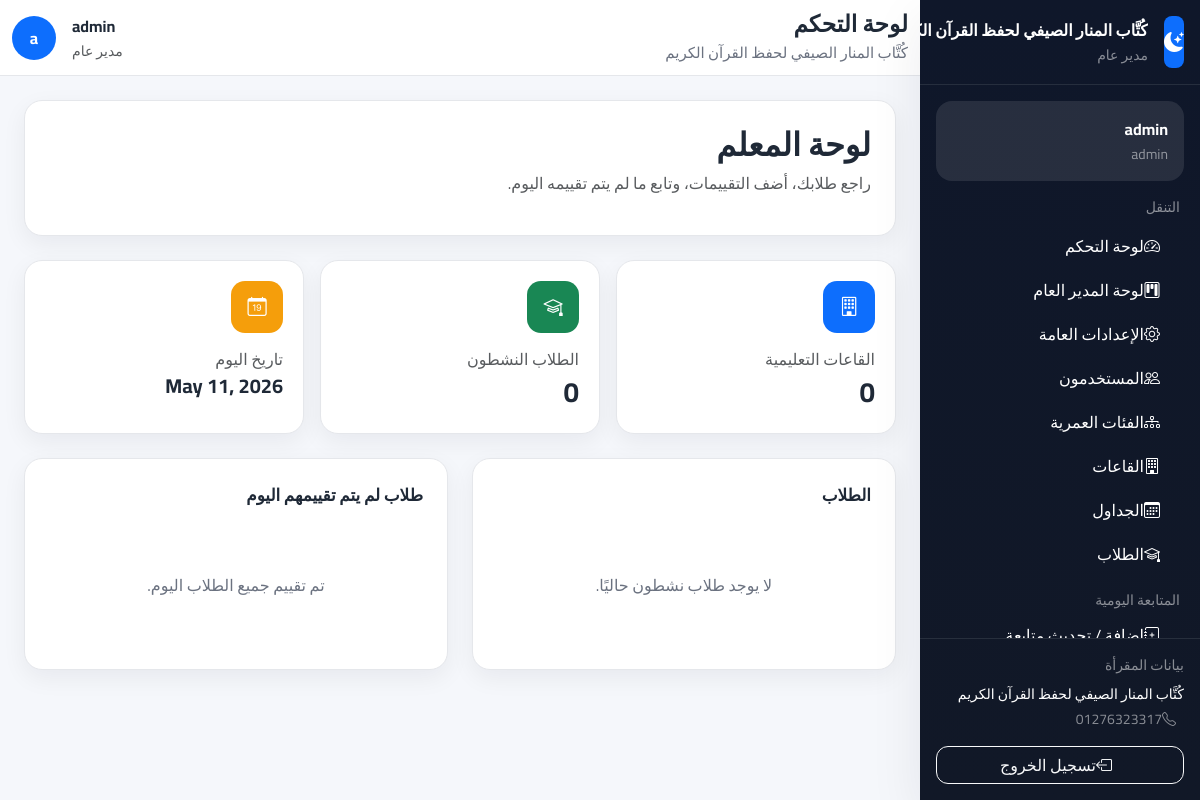
Screenshot of /accounts/d/teacher/ (signed in) with the database file from the repository.
### accounts/models.py (models this page shows, shortened)
class SiteSettings(models.Model):
    name = models.CharField(max_length=200, default='مقرأة القرآن الكريم', verbose_name='اسم المقرأة')
    logo = models.ImageField(upload_to='settings/', blank=True, null=True, verbose_name='الشعار')
    address = models.CharField(max_length=300, blank=True, verbose_name='العنوان')
    phone = models.CharField(max_length=20, blank=True, verbose_name='الهاتف')
    email = models.EmailField(blank=True, verbose_name='البريد الإلكتروني')
    description = models.TextField(blank=True, verbose_name='نبذة عن المقرأة')
    allow_registration = models.BooleanField(default=True, verbose_name='السماح بالتسجيل')
    auto_assign_halls = models.BooleanField(default=True, verbose_name='التسكين التلقائي')
    max_age_limit = models.PositiveIntegerField(default=15, verbose_name='الحد الأقصى للسن')
    min_age_limit = models.PositiveIntegerField(default=3, verbose_name='الحد الأدنى للسن')
    attendance_start_time = models.TimeField(default='08:00', verbose_name='وقت بداية الحضور')
    late_threshold_minutes = models.PositiveIntegerField(default=15, verbose_name='دقائق التأخير')
    facebook = models.URLField(blank=True, verbose_name='فيسبوك')
    whatsapp = models.CharField(max_length=20, blank=True, verbose_name='واتساب')
    updated_at = models.DateTimeField(auto_now=True)
    updated_by = models.ForeignKey(
        User,
        on_delete=models.SET_NULL,
        null=True,
        blank=True,
        verbose_name='آخر تعديل بواسطة'
    )
    @classmethod
    def get_settings(cls):
        obj, _ = cls.objects.get_or_create(pk=1)
        return obj
    class Meta:
        verbose_name = 'إعدادات الموقع'
        verbose_name_plural = 'إعدادات الموقع'

class User(AbstractUser):
    ROLE_GENERAL_MANAGER = 'general_manager'
    ROLE_GENERAL_SUPERVISOR = 'general_supervisor'
    ROLE_HALL_SUPERVISOR = 'hall_supervisor'
    ROLE_TEACHER = 'teacher'
    ROLE_PARENT = 'parent'
    ROLES = [
        (ROLE_GENERAL_MANAGER, 'مدير عام'),
        (ROLE_GENERAL_SUPERVISOR, 'مشرف عام'),
        (ROLE_HALL_SUPERVISOR, 'مشرف قاعات'),
        (ROLE_TEACHER, 'معلم'),
        (ROLE_PARENT, 'ولي أمر'),
    ]
    role = models.CharField(
        max_length=30,
        choices=ROLES,
        default=ROLE_PARENT,
        verbose_name='الدور الوظيفي'
    )
    phone = models.CharField(
        max_length=20,
        blank=True,
        null=True,
        verbose_name='رقم الهاتف'
    )
    profile_picture = models.ImageField(
        upload_to='profiles/',
        blank=True,
        null=True,
        verbose_name='الصورة الشخصية'
    )
    can_manage_users = models.BooleanField(default=False, verbose_name='إدارة المستخدمين')
    can_manage_halls = models.BooleanField(default=False, verbose_name='إدارة القاعات')
    can_manage_students = models.BooleanField(default=False, verbose_name='إدارة الطلاب')
    can_manage_attendance = models.BooleanField(default=False, verbose_name='إدارة الحضور')
    can_manage_evaluations = models.BooleanField(default=False, verbose_name='إدارة التقييمات')
    can_manage_settings = models.BooleanField(default=False, verbose_name='إدارة الإعدادات')
    @property
    def is_general_manager(self):
        return self.role == self.ROLE_GENERAL_MANAGER
    @property
    def is_general_supervisor(self):
        return self.role == self.ROLE_GENERAL_SUPERVISOR
    @property
    def is_hall_supervisor(self):
        return self.role == self.ROLE_HALL_SUPERVISOR
    @property
    def is_teacher(self):
        return self.role == self.ROLE_TEACHER
    @property
    def is_parent(self):
        return self.role == self.ROLE_PARENT
    class Meta:
        verbose_name = 'مستخدم'
        verbose_name_plural = 'المستخدمون'

### accounts/views_dashboard.py (the view)
class TeacherDashboard(TeacherRequiredMixin, View):
    def get(self, request):
        today = date.today()
        my_halls    = Hall.objects.filter(teacher=request.user)
        my_students = Student.objects.filter(
            hall__in=my_halls,
            status='active'
        ).select_related('hall')
        context = {
            'my_halls':       my_halls,
            'my_students':    my_students,
            'total_students': my_students.count(),
            'today':          today,
            'not_evaluated_today': my_students.exclude(
                evaluations__date=today
            ),
        }
        return render(request, 'dashboard/teacher.html', context)

### accounts/context_processors.py (called while the page is built)
def user_role_context(request):
    if not request.user.is_authenticated:
        return {}
    user = request.user
    return {
        'is_general_manager':    user.is_general_manager,
        'is_general_supervisor': user.is_general_supervisor,
        'is_hall_supervisor':    user.is_hall_supervisor,
        'is_teacher':            user.is_teacher,
        'is_parent':             user.is_parent,
        'user_role_display':     user.get_role_display(),
    }

def site_settings(request):
    settings = SiteSettings.get_settings()
    return {
        'SITE_NAME':        settings.name,
        'SITE_LOGO':        settings.logo,
        'SITE_PHONE':       settings.phone,
        'SITE_SETTINGS':    settings,
        'ALLOW_REGISTRATION': settings.allow_registration,
    }

### accounts/permissions.py (called while the page is built)
    def test_func(self):
        user = self.request.user
        return user.is_authenticated and (
            user.is_general_manager or
            user.is_general_supervisor or
            user.is_teacher
        )

### templates/dashboard/teacher.html (shortened to what this page needs)
{% extends "base.html" %}
{% block content %}
<div class="page-card p-4 mb-4">
    <h2 class="fw-bold mb-2">لوحة المعلم</h2>
    <p class="text-muted mb-3">
        راجع طلابك، أضف التقييمات، وتابع ما لم يتم تقييمه اليوم.
    </p>
</div>
<div class="row g-3 mb-4">
    <div class="col-md-4">
        <div class="stat-card">
            <div class="stat-icon bg-primary"><i class="bi bi-building"></i></div>
            <div class="text-muted">القاعات التعليمية</div>
            <div class="fs-3 fw-bold">{{ my_halls.count }}</div>
        </div>
    </div>
    <div class="col-md-4">
        <div class="stat-card">
            <div class="stat-icon bg-success"><i class="bi bi-mortarboard"></i></div>
            <div class="text-muted">الطلاب النشطون</div>
            <div class="fs-3 fw-bold">{{ total_students }}</div>
        </div>
    </div>
    <div class="col-md-4">
        <div class="stat-card">
            <div class="stat-icon" style="background:#f59e0b;"><i class="bi bi-calendar-date"></i></div>
            <div class="text-muted">تاريخ اليوم</div>
            <div class="fw-bold fs-5">{{ today }}</div>
        </div>
    </div>
</div>
<div class="row g-4">
    <div class="col-lg-6">
        <div class="page-card p-4 h-100">
            <div class="section-title">الطلاب</div>
            {% if my_students %}
                <ul class="list-group list-group-flush">
                    {% for student in my_students|slice:":10" %}
                        <li class="list-group-item px-0 d-flex justify-content-between align-items-center">
                            <span>{{ student.get_full_name }}</span>
                            <small class="text-muted">{% if student.hall %}{{ student.hall.name }}{% endif %}</small>
                        </li>
                    {% endfor %}
                </ul>
            {% else %}
                <div class="empty-state">لا يوجد طلاب نشطون حاليًا.</div>
            {% endif %}
        </div>
    </div>
    <div class="col-lg-6">
        <div class="page-card p-4 h-100">
            <div class="section-title">طلاب لم يتم تقييمهم اليوم</div>
            {% if not_evaluated_today %}
                <ul class="list-group list-group-flush">
                    {% for student in not_evaluated_today|slice:":10" %}
                        <li class="list-group-item px-0 d-flex justify-content-between align-items-center">
                            <span>{{ student.get_full_name }}</span>
                            <a href="{% url 'evaluations:evaluate' student.pk %}" class="btn btn-sm btn-outline-primary">تقييم</a>
                        </li>
                    {% endfor %}
                </ul>
            {% else %}
                <div class="empty-state">تم تقييم جميع الطلاب اليوم.</div>
            {% endif %}
        </div>
    </div>
</div>
{% endblock %}

### templates/partials/sidebar.html (shortened to what this page needs)
<aside class="sidebar d-flex flex-column" id="appSidebar">
    <div class="p-3 border-bottom border-secondary border-opacity-25">
        <div class="d-flex align-items-center gap-3">
            {% if SITE_LOGO and SITE_LOGO.url %}
                <img src="{{ SITE_LOGO.url }}" alt="{{ SITE_NAME }}" class="rounded-3"
                     width="52" height="52" style="object-fit: cover;">
            {% else %}
                <div class="bg-primary rounded-3 d-flex align-items-center justify-content-center text-white"
                     style="width:52px;height:52px;">
                    <i class="bi bi-moon-stars-fill fs-5"></i>
                </div>
            {% endif %}
            <div class="min-w-0">
                <div class="fw-bold text-white text-truncate">{{ SITE_NAME|default:"مقرأة تحفيظ القرآن الكريم" }}</div>
                <small class="text-white-50">{{ user.get_role_display }}</small>
            </div>
        </div>
    </div>
    <div class="p-3 overflow-y-auto flex-grow-1">
        <div class="bg-white bg-opacity-10 rounded-4 p-3 mb-3">
            <div class="fw-bold text-white">{{ user.get_full_name|default:user.username }}</div>
            <small class="text-white-50">{{ user.username }}</small>
        </div>
        <div class="small text-uppercase text-white-50 mb-2 px-1">التنقل</div>
        <nav class="nav flex-column gap-1">
            <a class="nav-link text-white rounded-3 px-3 py-2" href="{% url 'accounts:dashboard' %}">
                <i class="bi bi-speedometer2 ms-2"></i>لوحة التحكم
            </a>
            {% if user.is_general_manager %}
                <a class="nav-link text-white rounded-3 px-3 py-2" href="{% url 'dashboard:manager' %}">
                    <i class="bi bi-kanban ms-2"></i>لوحة المدير العام
                </a>
                <a class="nav-link text-white rounded-3 px-3 py-2" href="{% url 'settings:home' %}">
                    <i class="bi bi-gear ms-2"></i>الإعدادات العامة
                </a>
                <a class="nav-link text-white rounded-3 px-3 py-2" href="{% url 'settings:users' %}">
                    <i class="bi bi-people ms-2"></i>المستخدمون
                </a>
                <a class="nav-link text-white rounded-3 px-3 py-2" href="{% url 'settings:age_groups' %}">
                    <i class="bi bi-diagram-3 ms-2"></i>الفئات العمرية
                </a>
            {% endif %}
            {% if user.is_general_manager or user.is_general_supervisor or user.is_hall_supervisor or user.is_teacher %}
                <a class="nav-link text-white rounded-3 px-3 py-2" href="{% url 'halls:list' %}">
                    <i class="bi bi-building ms-2"></i>القاعات
                </a>
                <a class="nav-link text-white rounded-3 px-3 py-2" href="{% url 'halls:all_schedules' %}">
                    <i class="bi bi-calendar3 ms-2"></i>الجداول
                </a>
                <a class="nav-link text-white rounded-3 px-3 py-2" href="{% url 'students:list' %}">
                    <i class="bi bi-mortarboard ms-2"></i>الطلاب
                </a>
            {% endif %}
        </nav>
        {% if user.is_hall_supervisor or user.is_general_supervisor or user.is_general_manager %}
        <div class="small text-uppercase text-white-50 mt-3 mb-1 px-1">المتابعة اليومية</div>
        <nav class="nav flex-column gap-1">
            <a class="nav-link text-white rounded-3 px-3 py-2" href="{% url 'evaluations:add_followup' %}">
                <i class="bi bi-journal-plus ms-2"></i>إضافة / تحديث متابعة
            </a>
        </nav>
        {% endif %}
    </div>
    <div class="mt-auto p-3 border-top border-secondary border-opacity-25 flex-shrink-0">
        <div class="small text-white-50 mb-2">بيانات المقرأة</div>
        <div class="text-white small">{{ SITE_NAME }}</div>
        {% if SITE_PHONE %}
            <div class="text-white-50 small mt-1">
                <i class="bi bi-telephone ms-2"></i>{{ SITE_PHONE }}
            </div>
        {% endif %}
        <form method="post" action="{% url 'accounts:logout' %}" class="mt-3">
            <button type="submit" class="btn btn-outline-light w-100">
                <i class="bi bi-box-arrow-left ms-2"></i>تسجيل الخروج
            </button>
        </form>
    </div>
</aside>

### templates/partials/header.html (shortened to what this page needs)
<header class="topbar d-flex align-items-center">
    <div class="container-fluid">
        <div class="d-flex align-items-center justify-content-between gap-3">
            <div class="d-flex align-items-center gap-2">
                <div>
                    <h1 class="page-title">{% block page_title %}لوحة التحكم{% endblock %}</h1>
                    <div class="page-subtitle">{{ SITE_NAME|default:"مقرأة تحفيظ القرآن الكريم" }}</div>
                </div>
            </div>
            <div class="d-flex align-items-center gap-3">
                <div class="text-end d-none d-sm-block">
                    <div class="fw-bold">{{ user.get_full_name|default:user.username }}</div>
                    <small class="text-muted">{{ user.get_role_display }}</small>
                </div>
                <div class="rounded-circle bg-primary text-white d-flex align-items-center justify-content-center fw-bold"
                     style="width:44px;height:44px;">
                    {{ user.first_name|default:user.username|slice:":1" }}
                </div>
            </div>
        </div>
    </div>
</header>

### templates/base.html (style rules this page uses)
:root { --primary:#1d4ed8; --primary-soft:#e8f0ff; --dark:#0f172a; --sidebar:#0f172a; --sidebar-hover:#1f2937; --border:#e5e7eb; --bg:#f5f7fb; --card:#ffffff; --text:#1f2937; --muted:#6b7280; --success:#198754; --warning:#f59e0b; --danger:#dc3545; --radius-lg:18px; --radius-md:14px; --shadow-sm:0 8px 24px rgba(15,23,42,.06); --shadow-md:0 18px 50px rgba(15,23,42,.08); --sidebar-width:280px; --topbar-height:76px; }
* { box-sizing: border-box; }
html, body { margin: 0; padding: 0; font-family: 'Cairo', sans-serif; background: var(--bg); color: var(--text); }
body { min-height: 100vh; }
a { text-decoration: none; }
.sidebar { width: var(--sidebar-width); position: fixed; top: 0; right: 0; bottom: 0; z-index: 1040; background: linear-gradient(180deg, #0f172a 0%, #111827 100%); color: #fff; overflow-y: auto; transition: transform .3s ease; box-shadow: var(--shadow-md); }
.topbar { height: var(--topbar-height); position: sticky; top: 0; z-index: 1030; background: rgba(255,255,255,.92); backdrop-filter: blur(10px); border-bottom: 1px solid var(--border); }
.page-card { background: var(--card); border: 1px solid var(--border); border-radius: var(--radius-lg); box-shadow: var(--shadow-sm); }
.stat-card { background: #fff; border: 1px solid var(--border); border-radius: var(--radius-lg); box-shadow: var(--shadow-sm); padding: 20px; height: 100%; }
.stat-icon { width: 52px; height: 52px; border-radius: 14px; display: inline-flex; align-items: center; justify-content: center; color: #fff; font-size: 1.2rem; margin-bottom: 14px; }
.page-title { margin: 0; font-size: 1.45rem; font-weight: 800; }
.page-subtitle { margin-top: 4px; color: var(--muted); font-size: .94rem; }
.section-title { font-size: 1.05rem; font-weight: 800; margin-bottom: 1rem; }
.btn, .form-control, .form-select { border-radius: 12px; }
.empty-state { padding: 48px 20px; text-align: center; color: var(--muted); }

### rows the page displays
SiteSettings: name "كُتَّاب المنار الصيفي لحفظ القرآن…", name "كُتَّاب المنار الصيفي لحفظ القرآن الكريم", phone "01276323317"
User: role "مدير عام", get_full_name "admin", username "admin", first_name "a"

### other values shown
{{ my_halls.count }} "0"
{{ total_students }} "0"
